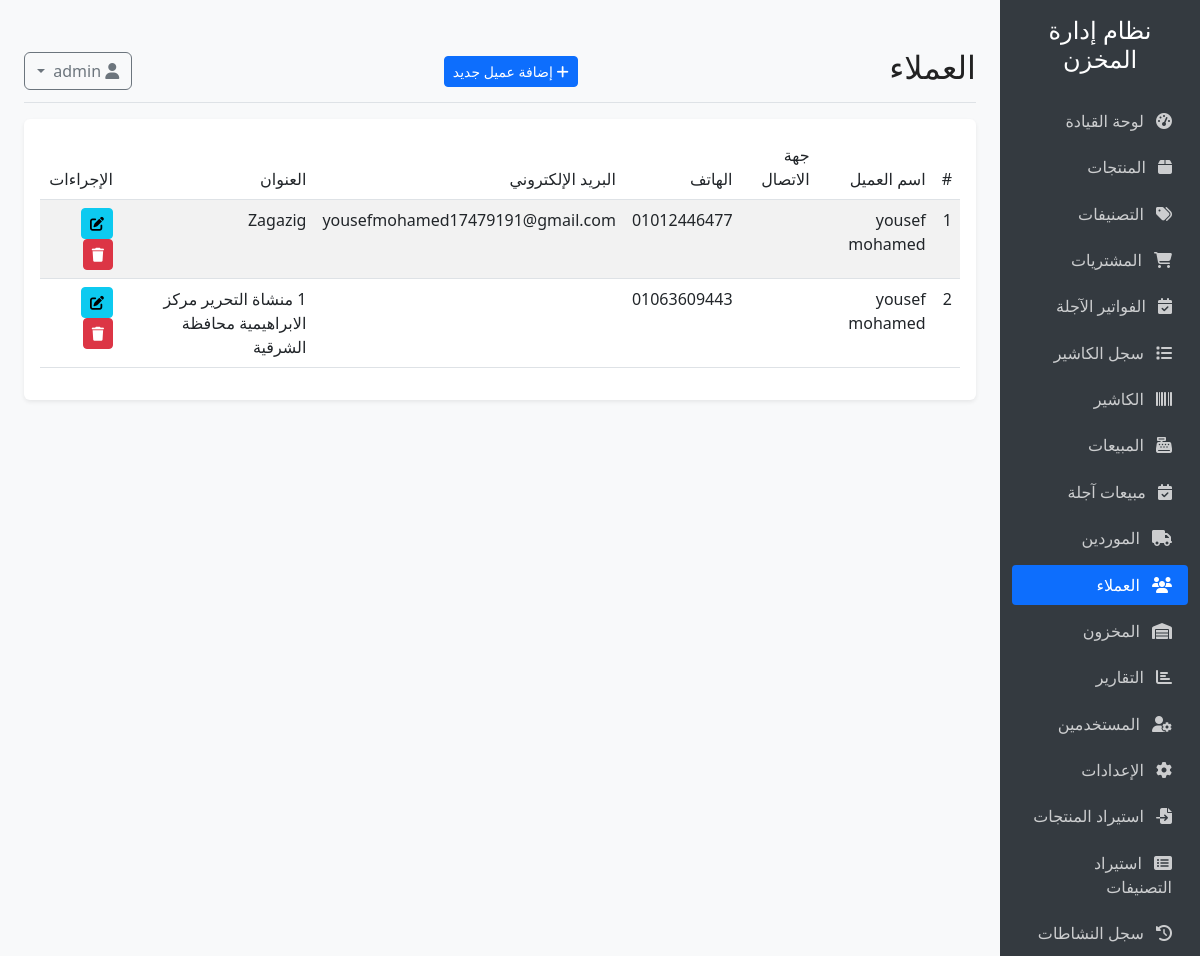
Page /customers (signed in) on the earlier database version.
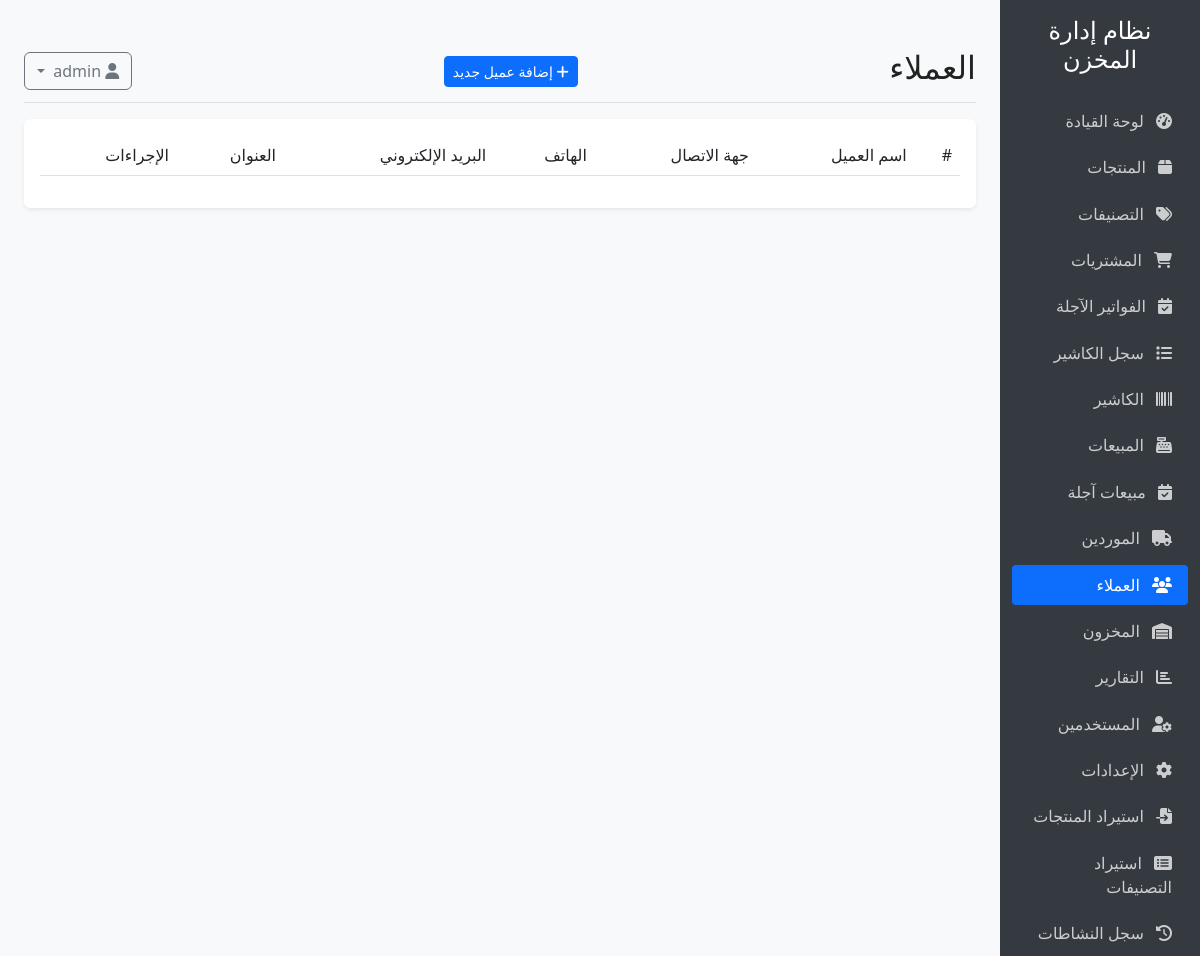
Same page on the later database version.
### models.py (models this page shows, shortened)
class Customer(db.Model):
    __tablename__ = 'customers'
    id = db.Column(db.Integer, primary_key=True)
    name = db.Column(db.String(100), nullable=False)
    phone = db.Column(db.String(20), nullable=True)
    email = db.Column(db.String(120), nullable=True)
    address = db.Column(db.Text, nullable=True)
    notes = db.Column(db.Text, nullable=True)
    created_at = db.Column(db.DateTime, default=datetime.utcnow)
    sales = db.relationship('Sale', backref='customer', lazy=True)

### app.py (the view)
@app.route('/customers')
@login_required
def customers():
    customers = Customer.query.all()
    return render_template('customers/index.html', customers=customers)

### app.py (called while the page is built)
@login_manager.user_loader
def load_user(user_id):
    return User.query.get(int(user_id))

@app.context_processor
def inject_settings():
    from models import Setting
    settings = {s.key: s.value for s in Setting.query.all()}
    return dict(settings=settings)

### templates/customers/index.html (shortened to what this page needs)
{% extends "base.html" %}
{% block header %}العملاء{% endblock %}
{% block header_buttons %}
{% if current_user.role == 'admin' %}
<a href="{{ url_for('add_customer') }}" class="btn btn-sm btn-primary">
    <i class="fas fa-plus"></i> إضافة عميل جديد
</a>
{% endif %}
{% endblock %}
{% block content %}
<div class="card">
    <div class="card-body">
        <div class="table-responsive">
            <table class="table table-striped table-hover">
                <thead>
                    <tr>
                        <th>#</th>
                        <th>اسم العميل</th>
                        <th>جهة الاتصال</th>
                        <th>الهاتف</th>
                        <th>البريد الإلكتروني</th>
                        <th>العنوان</th>
                        <th>الإجراءات</th>
                    </tr>
                </thead>
                <tbody>
                    {% for customer in customers %}
                    <tr>
                        <td>{{ customer.id }}</td>
                        <td>{{ customer.name }}</td>
                        <td>{{ customer.contact_person }}</td>
                        <td>{{ customer.phone }}</td>
                        <td>{{ customer.email }}</td>
                        <td>{{ customer.address }}</td>
                        <td>
                            {% if current_user.role == 'admin' %}
                            <a href="{{ url_for('edit_customer', id=customer.id) }}" class="btn btn-sm btn-info">
                                <i class="fas fa-edit"></i>
                            </a>
                            <button type="button" class="btn btn-sm btn-danger" data-bs-toggle="modal" data-bs-target="#deleteModal{{ customer.id }}">
                                <i class="fas fa-trash"></i>
                            </button>
                            {% endif %}
                        </td>
                    </tr>
                    {% endfor %}
                </tbody>
            </table>
        </div>
    </div>
</div>
{% endblock %}

Differences in the rows shown:
removed Customer: id "1", name "yousef mohamed", phone "01012446477", email "yousefmohamed17479191@gmail.com", address "Zagazig"
removed Customer: id "2", name "yousef mohamed", phone "01063609443", address "1 منشاة التحرير مركز الابراهيمية محافظة الشرقية"
